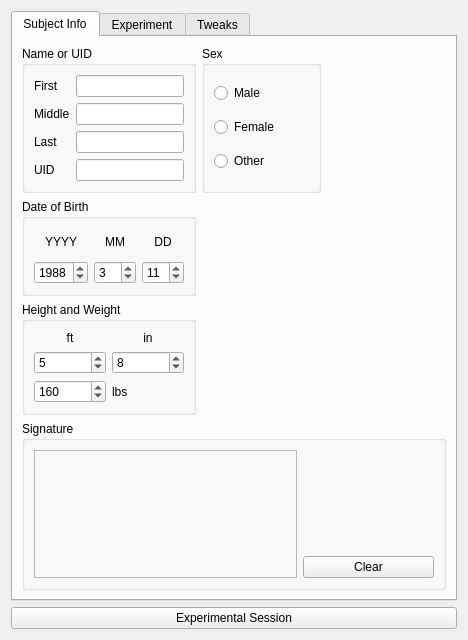
<?xml version="1.0" encoding="UTF-8"?>
<ui version="4.0">
 <class>W_UserTesting</class>
 <widget class="QWidget" name="W_UserTesting">
  <property name="geometry">
   <rect>
    <x>0</x>
    <y>0</y>
    <width>392</width>
    <height>640</height>
   </rect>
  </property>
  <property name="windowTitle">
   <string>Form</string>
  </property>
  <layout class="QGridLayout" name="gridLayout_6">
   <item row="0" column="0">
    <widget class="QTabWidget" name="tabWidget">
     <property name="currentIndex">
      <number>0</number>
     </property>
     <widget class="QWidget" name="subject">
      <attribute name="title">
       <string>Subject Info</string>
      </attribute>
      <layout class="QGridLayout" name="gridLayout_4">
       <item row="0" column="0">
        <widget class="QGroupBox" name="groupBox">
         <property name="title">
          <string>Name or UID</string>
         </property>
         <layout class="QGridLayout" name="gridLayout_2">
          <item row="0" column="0">
           <widget class="QLabel" name="label">
            <property name="text">
             <string>First</string>
            </property>
           </widget>
          </item>
          <item row="0" column="1">
           <widget class="QLineEdit" name="lineEditNameFirst"/>
          </item>
          <item row="1" column="1">
           <widget class="QLineEdit" name="lineEditNameM"/>
          </item>
          <item row="1" column="0">
           <widget class="QLabel" name="label_3">
            <property name="text">
             <string>Middle</string>
            </property>
           </widget>
          </item>
          <item row="2" column="0">
           <widget class="QLabel" name="label_2">
            <property name="text">
             <string>Last</string>
            </property>
           </widget>
          </item>
          <item row="2" column="1">
           <widget class="QLineEdit" name="lineEditNameLast"/>
          </item>
          <item row="3" column="0">
           <widget class="QLabel" name="label_4">
            <property name="text">
             <string>UID</string>
            </property>
           </widget>
          </item>
          <item row="3" column="1">
           <widget class="QLineEdit" name="lineEditNameUID"/>
          </item>
         </layout>
        </widget>
       </item>
       <item row="0" column="1">
        <widget class="QGroupBox" name="groupBoxSex">
         <property name="font">
          <font>
           <underline>false</underline>
          </font>
         </property>
         <property name="title">
          <string>Sex</string>
         </property>
         <layout class="QVBoxLayout" name="verticalLayout">
          <item>
           <widget class="QRadioButton" name="radioButtonSexM">
            <property name="text">
             <string>Male</string>
            </property>
           </widget>
          </item>
          <item>
           <widget class="QRadioButton" name="radioButtonSexF">
            <property name="text">
             <string>Female</string>
            </property>
           </widget>
          </item>
          <item>
           <widget class="QRadioButton" name="radioButtonSexO">
            <property name="text">
             <string>Other</string>
            </property>
           </widget>
          </item>
         </layout>
        </widget>
       </item>
       <item row="0" column="2">
        <spacer name="horizontalSpacer_3">
         <property name="orientation">
          <enum>Qt::Horizontal</enum>
         </property>
         <property name="sizeHint" stdset="0">
          <size>
           <width>40</width>
           <height>20</height>
          </size>
         </property>
        </spacer>
       </item>
       <item row="1" column="0">
        <widget class="QGroupBox" name="groupBox_2">
         <property name="title">
          <string>Date of Birth</string>
         </property>
         <layout class="QGridLayout" name="gridLayout">
          <item row="0" column="0">
           <widget class="QLabel" name="label_5">
            <property name="text">
             <string>YYYY</string>
            </property>
            <property name="alignment">
             <set>Qt::AlignCenter</set>
            </property>
           </widget>
          </item>
          <item row="0" column="2">
           <widget class="QLabel" name="label_7">
            <property name="text">
             <string>DD</string>
            </property>
            <property name="alignment">
             <set>Qt::AlignCenter</set>
            </property>
           </widget>
          </item>
          <item row="0" column="1">
           <widget class="QLabel" name="label_6">
            <property name="text">
             <string>MM</string>
            </property>
            <property name="alignment">
             <set>Qt::AlignCenter</set>
            </property>
           </widget>
          </item>
          <item row="1" column="0">
           <widget class="QSpinBox" name="spinBoxDOB_YYYY">
            <property name="minimum">
             <number>1900</number>
            </property>
            <property name="maximum">
             <number>2017</number>
            </property>
            <property name="value">
             <number>1988</number>
            </property>
           </widget>
          </item>
          <item row="1" column="1">
           <widget class="QSpinBox" name="spinBoxDOB_MM">
            <property name="minimum">
             <number>1</number>
            </property>
            <property name="maximum">
             <number>12</number>
            </property>
            <property name="value">
             <number>3</number>
            </property>
           </widget>
          </item>
          <item row="1" column="2">
           <widget class="QSpinBox" name="spinBoxDOB_DD">
            <property name="minimum">
             <number>1</number>
            </property>
            <property name="maximum">
             <number>31</number>
            </property>
            <property name="value">
             <number>11</number>
            </property>
           </widget>
          </item>
         </layout>
        </widget>
       </item>
       <item row="1" column="1">
        <spacer name="horizontalSpacer_2">
         <property name="orientation">
          <enum>Qt::Horizontal</enum>
         </property>
         <property name="sizeHint" stdset="0">
          <size>
           <width>40</width>
           <height>20</height>
          </size>
         </property>
        </spacer>
       </item>
       <item row="2" column="0">
        <widget class="QGroupBox" name="groupBox_3">
         <property name="title">
          <string>Height and Weight</string>
         </property>
         <layout class="QGridLayout" name="gridLayout_3">
          <item row="0" column="0">
           <widget class="QLabel" name="label_8">
            <property name="text">
             <string>ft</string>
            </property>
            <property name="alignment">
             <set>Qt::AlignCenter</set>
            </property>
           </widget>
          </item>
          <item row="1" column="0">
           <widget class="QSpinBox" name="spinBoxHeight_ft">
            <property name="minimum">
             <number>3</number>
            </property>
            <property name="maximum">
             <number>7</number>
            </property>
            <property name="value">
             <number>5</number>
            </property>
           </widget>
          </item>
          <item row="1" column="1">
           <widget class="QSpinBox" name="spinBoxHeightIn">
            <property name="minimum">
             <number>1</number>
            </property>
            <property name="maximum">
             <number>11</number>
            </property>
            <property name="value">
             <number>8</number>
            </property>
           </widget>
          </item>
          <item row="0" column="1">
           <widget class="QLabel" name="label_10">
            <property name="text">
             <string>in</string>
            </property>
            <property name="alignment">
             <set>Qt::AlignCenter</set>
            </property>
           </widget>
          </item>
          <item row="2" column="0">
           <widget class="QSpinBox" name="spinBoxWeight">
            <property name="minimum">
             <number>50</number>
            </property>
            <property name="maximum">
             <number>500</number>
            </property>
            <property name="value">
             <number>160</number>
            </property>
           </widget>
          </item>
          <item row="2" column="1">
           <widget class="QLabel" name="label_9">
            <property name="text">
             <string>lbs</string>
            </property>
            <property name="alignment">
             <set>Qt::AlignLeading|Qt::AlignLeft|Qt::AlignVCenter</set>
            </property>
           </widget>
          </item>
         </layout>
        </widget>
       </item>
       <item row="2" column="1">
        <spacer name="horizontalSpacer_4">
         <property name="orientation">
          <enum>Qt::Horizontal</enum>
         </property>
         <property name="sizeHint" stdset="0">
          <size>
           <width>78</width>
           <height>20</height>
          </size>
         </property>
        </spacer>
       </item>
       <item row="3" column="0" colspan="3">
        <widget class="QGroupBox" name="groupBox_4">
         <property name="title">
          <string>Signature</string>
         </property>
         <layout class="QGridLayout" name="gridLayout_5">
          <item row="0" column="0" rowspan="2" colspan="2">
           <widget class="QFrame" name="frame">
            <property name="frameShape">
             <enum>QFrame::StyledPanel</enum>
            </property>
            <property name="frameShadow">
             <enum>QFrame::Raised</enum>
            </property>
            <property name="lineWidth">
             <number>10</number>
            </property>
            <property name="midLineWidth">
             <number>2</number>
            </property>
            <layout class="QGridLayout" name="gridLayout_7"/>
           </widget>
          </item>
          <item row="1" column="2">
           <widget class="QPushButton" name="pushButtonSigClear">
            <property name="text">
             <string>Clear</string>
            </property>
           </widget>
          </item>
          <item row="0" column="2">
           <spacer name="verticalSpacer">
            <property name="orientation">
             <enum>Qt::Vertical</enum>
            </property>
            <property name="sizeType">
             <enum>QSizePolicy::Fixed</enum>
            </property>
            <property name="sizeHint" stdset="0">
             <size>
              <width>5</width>
              <height>100</height>
             </size>
            </property>
           </spacer>
          </item>
         </layout>
        </widget>
       </item>
      </layout>
     </widget>
     <widget class="QWidget" name="exp">
      <attribute name="title">
       <string>Experiment</string>
      </attribute>
      <layout class="QGridLayout" name="gridLayout_9">
       <item row="1" column="3">
        <widget class="QGroupBox" name="groupBox_5">
         <property name="title">
          <string>Start/Stop</string>
         </property>
         <layout class="QVBoxLayout" name="verticalLayout_2">
          <item>
           <widget class="QPushButton" name="pushButtonExpStart">
            <property name="text">
             <string>Start</string>
            </property>
           </widget>
          </item>
          <item>
           <widget class="QPushButton" name="pushButtonExpStop">
            <property name="text">
             <string>Stop</string>
            </property>
           </widget>
          </item>
         </layout>
        </widget>
       </item>
       <item row="1" column="2" rowspan="2">
        <widget class="QGroupBox" name="groupBox_7">
         <property name="title">
          <string>Parameters</string>
         </property>
         <layout class="QGridLayout" name="gridLayout_8">
          <item row="1" column="0">
           <widget class="QSlider" name="horizontalSliderSpeed">
            <property name="maximum">
             <number>150</number>
            </property>
            <property name="singleStep">
             <number>1</number>
            </property>
            <property name="value">
             <number>30</number>
            </property>
            <property name="orientation">
             <enum>Qt::Horizontal</enum>
            </property>
            <property name="tickPosition">
             <enum>QSlider::TicksBelow</enum>
            </property>
            <property name="tickInterval">
             <number>20</number>
            </property>
           </widget>
          </item>
          <item row="0" column="0" colspan="2">
           <widget class="QLabel" name="label_11">
            <property name="text">
             <string>Speed (mph)</string>
            </property>
           </widget>
          </item>
          <item row="2" column="0">
           <widget class="QLabel" name="label_12">
            <property name="text">
             <string>Incline (%)</string>
            </property>
           </widget>
          </item>
          <item row="3" column="0">
           <widget class="QSlider" name="horizontalSliderIncline">
            <property name="minimum">
             <number>-60</number>
            </property>
            <property name="maximum">
             <number>400</number>
            </property>
            <property name="singleStep">
             <number>1</number>
            </property>
            <property name="pageStep">
             <number>1</number>
            </property>
            <property name="orientation">
             <enum>Qt::Horizontal</enum>
            </property>
            <property name="tickPosition">
             <enum>QSlider::TicksBelow</enum>
            </property>
            <property name="tickInterval">
             <number>50</number>
            </property>
           </widget>
          </item>
          <item row="1" column="1">
           <widget class="QDoubleSpinBox" name="doubleSpinBoxSpeed">
            <property name="decimals">
             <number>1</number>
            </property>
            <property name="maximum">
             <double>15.000000000000000</double>
            </property>
            <property name="singleStep">
             <double>0.100000000000000</double>
            </property>
           </widget>
          </item>
          <item row="3" column="1">
           <widget class="QDoubleSpinBox" name="doubleSpinBoxIncline">
            <property name="decimals">
             <number>1</number>
            </property>
            <property name="minimum">
             <double>-6.000000000000000</double>
            </property>
            <property name="maximum">
             <double>40.000000000000000</double>
            </property>
            <property name="singleStep">
             <double>0.500000000000000</double>
            </property>
           </widget>
          </item>
         </layout>
        </widget>
       </item>
       <item row="1" column="0">
        <widget class="QGroupBox" name="groupBox_6">
         <property name="title">
          <string>Activity</string>
         </property>
         <layout class="QVBoxLayout" name="verticalLayout_3">
          <item>
           <widget class="QRadioButton" name="radioButtonActWalk">
            <property name="text">
             <string>Walk</string>
            </property>
           </widget>
          </item>
          <item>
           <widget class="QRadioButton" name="radioButtonActRun">
            <property name="text">
             <string>Run</string>
            </property>
           </widget>
          </item>
          <item>
           <widget class="QRadioButton" name="radioButtonActOther">
            <property name="text">
             <string>Other</string>
            </property>
           </widget>
          </item>
         </layout>
        </widget>
       </item>
       <item row="2" column="0">
        <widget class="QGroupBox" name="groupBox_8">
         <property name="title">
          <string>Data</string>
         </property>
         <layout class="QVBoxLayout" name="verticalLayout_4">
          <item>
           <widget class="QRadioButton" name="radioButtonDataF">
            <property name="text">
             <string>Fast</string>
            </property>
           </widget>
          </item>
          <item>
           <widget class="QRadioButton" name="radioButtonDataA">
            <property name="text">
             <string>All</string>
            </property>
           </widget>
          </item>
         </layout>
        </widget>
       </item>
       <item row="1" column="1">
        <widget class="QGroupBox" name="groupBox_9">
         <property name="title">
          <string>DUT</string>
         </property>
         <layout class="QVBoxLayout" name="verticalLayout_5">
          <item>
           <widget class="QRadioButton" name="radioButtonDUT_L">
            <property name="text">
             <string>Left</string>
            </property>
           </widget>
          </item>
          <item>
           <widget class="QRadioButton" name="radioButtonDUT_R">
            <property name="text">
             <string>Right</string>
            </property>
           </widget>
          </item>
          <item>
           <widget class="QRadioButton" name="radioButtonDUT_D">
            <property name="text">
             <string>Dual</string>
            </property>
           </widget>
          </item>
         </layout>
        </widget>
       </item>
       <item row="2" column="3">
        <widget class="QLCDNumber" name="lcdNumberSeconds"/>
       </item>
       <item row="3" column="0">
        <widget class="QLabel" name="label_15">
         <property name="text">
          <string>Flags:</string>
         </property>
        </widget>
       </item>
       <item row="4" column="0" colspan="4">
        <layout class="QGridLayout" name="gridLayout_10">
         <item row="0" column="0">
          <widget class="QPushButton" name="pushButtonFlagA">
           <property name="text">
            <string>A (1)</string>
           </property>
          </widget>
         </item>
         <item row="1" column="1">
          <widget class="QPushButton" name="pushButtonFlagC">
           <property name="text">
            <string>C (4)</string>
           </property>
          </widget>
         </item>
         <item row="1" column="0">
          <widget class="QPushButton" name="pushButtonFlagB">
           <property name="text">
            <string>B (2)</string>
           </property>
          </widget>
         </item>
         <item row="1" column="2">
          <widget class="QPushButton" name="pushButtonFlagD">
           <property name="text">
            <string> D (8)</string>
           </property>
          </widget>
         </item>
         <item row="0" column="1" colspan="2">
          <widget class="QLineEdit" name="lineEditFlagA"/>
         </item>
        </layout>
       </item>
       <item row="5" column="0">
        <widget class="QLabel" name="label_13">
         <property name="text">
          <string>Notes:</string>
         </property>
        </widget>
       </item>
       <item row="1" column="4">
        <spacer name="horizontalSpacer">
         <property name="orientation">
          <enum>Qt::Horizontal</enum>
         </property>
         <property name="sizeHint" stdset="0">
          <size>
           <width>5</width>
           <height>5</height>
          </size>
         </property>
        </spacer>
       </item>
       <item row="0" column="0" colspan="5">
        <layout class="QHBoxLayout" name="horizontalLayout">
         <item>
          <widget class="QLabel" name="label_14">
           <property name="text">
            <string>&lt;html&gt;&lt;head/&gt;&lt;body&gt;&lt;p&gt;&lt;span style=&quot; font-weight:600;&quot;&gt;User:&lt;/span&gt;&lt;/p&gt;&lt;/body&gt;&lt;/html&gt;</string>
           </property>
          </widget>
         </item>
         <item>
          <widget class="QLabel" name="label_ExpUID">
           <property name="text">
            <string>TextLabel</string>
           </property>
          </widget>
         </item>
         <item>
          <spacer name="horizontalSpacer_5">
           <property name="orientation">
            <enum>Qt::Horizontal</enum>
           </property>
           <property name="sizeHint" stdset="0">
            <size>
             <width>40</width>
             <height>20</height>
            </size>
           </property>
          </spacer>
         </item>
        </layout>
       </item>
       <item row="6" column="0" colspan="5">
        <widget class="QPlainTextEdit" name="plainTextEdit"/>
       </item>
       <item row="7" column="0">
        <widget class="QPushButton" name="pushButtonClearNotes">
         <property name="text">
          <string>Clear notes</string>
         </property>
        </widget>
       </item>
       <item row="8" column="0">
        <spacer name="verticalSpacer_2">
         <property name="orientation">
          <enum>Qt::Vertical</enum>
         </property>
         <property name="sizeHint" stdset="0">
          <size>
           <width>5</width>
           <height>5</height>
          </size>
         </property>
        </spacer>
       </item>
      </layout>
     </widget>
     <widget class="QWidget" name="tweak">
      <attribute name="title">
       <string>Tweaks</string>
      </attribute>
      <layout class="QVBoxLayout" name="verticalLayout_6">
       <item>
        <layout class="QGridLayout" name="gridLayout_13">
         <item row="0" column="0">
          <widget class="QLabel" name="label_26">
           <property name="text">
            <string>Controller:</string>
           </property>
          </widget>
         </item>
         <item row="0" column="1">
          <widget class="QComboBox" name="comboBoxTweaksController">
           <property name="minimumSize">
            <size>
             <width>125</width>
             <height>0</height>
            </size>
           </property>
          </widget>
         </item>
         <item row="1" column="1">
          <widget class="QComboBox" name="comboBoxTweaksControllerOptions">
           <property name="minimumSize">
            <size>
             <width>125</width>
             <height>0</height>
            </size>
           </property>
          </widget>
         </item>
         <item row="1" column="0">
          <widget class="QLabel" name="label_27">
           <property name="text">
            <string>Option:</string>
           </property>
          </widget>
         </item>
         <item row="0" column="2">
          <spacer name="horizontalSpacer_6">
           <property name="orientation">
            <enum>Qt::Horizontal</enum>
           </property>
           <property name="sizeHint" stdset="0">
            <size>
             <width>23</width>
             <height>17</height>
            </size>
           </property>
          </spacer>
         </item>
        </layout>
       </item>
       <item>
        <widget class="Line" name="line_3">
         <property name="orientation">
          <enum>Qt::Horizontal</enum>
         </property>
        </widget>
       </item>
       <item>
        <layout class="QHBoxLayout" name="horizontalLayout_2">
         <item>
          <layout class="QGridLayout" name="gridLayout_11">
           <item row="0" column="0" colspan="3">
            <widget class="QLabel" name="label_16">
             <property name="text">
              <string>&lt;html&gt;&lt;head/&gt;&lt;body&gt;&lt;p&gt;&lt;span style=&quot; font-weight:600;&quot;&gt;Amplitude&lt;/span&gt;&lt;/p&gt;&lt;/body&gt;&lt;/html&gt;</string>
             </property>
             <property name="alignment">
              <set>Qt::AlignCenter</set>
             </property>
            </widget>
           </item>
           <item row="3" column="0">
            <widget class="QLabel" name="label_18">
             <property name="text">
              <string>&lt;html&gt;&lt;head/&gt;&lt;body&gt;&lt;p&gt;&lt;span style=&quot; color:#777777;&quot;&gt;0%&lt;/span&gt;&lt;/p&gt;&lt;/body&gt;&lt;/html&gt;</string>
             </property>
             <property name="alignment">
              <set>Qt::AlignRight|Qt::AlignTrailing|Qt::AlignVCenter</set>
             </property>
            </widget>
           </item>
           <item row="3" column="2">
            <widget class="QLabel" name="label_19">
             <property name="text">
              <string>&lt;html&gt;&lt;head/&gt;&lt;body&gt;&lt;p&gt;&lt;span style=&quot; color:#777777;&quot;&gt;100%&lt;/span&gt;&lt;/p&gt;&lt;/body&gt;&lt;/html&gt;</string>
             </property>
            </widget>
           </item>
           <item row="1" column="1">
            <widget class="QLabel" name="label_22">
             <property name="text">
              <string>&lt;html&gt;&lt;head/&gt;&lt;body&gt;&lt;p&gt;&lt;span style=&quot; color:#777777;&quot;&gt;50%&lt;/span&gt;&lt;/p&gt;&lt;/body&gt;&lt;/html&gt;</string>
             </property>
             <property name="alignment">
              <set>Qt::AlignCenter</set>
             </property>
            </widget>
           </item>
           <item row="1" column="0">
            <widget class="QLabel" name="label_21">
             <property name="text">
              <string/>
             </property>
            </widget>
           </item>
           <item row="2" column="0" colspan="3">
            <widget class="QDial" name="dialAmplitude">
             <property name="maximum">
              <number>100</number>
             </property>
             <property name="invertedAppearance">
              <bool>false</bool>
             </property>
             <property name="wrapping">
              <bool>false</bool>
             </property>
             <property name="notchTarget">
              <double>10.000000000000000</double>
             </property>
             <property name="notchesVisible">
              <bool>true</bool>
             </property>
            </widget>
           </item>
           <item row="4" column="1">
            <widget class="QSpinBox" name="spinBoxTweaksAmp">
             <property name="maximum">
              <number>100</number>
             </property>
            </widget>
           </item>
          </layout>
         </item>
         <item>
          <layout class="QGridLayout" name="gridLayout_12">
           <item row="0" column="0" colspan="3">
            <widget class="QLabel" name="label_17">
             <property name="text">
              <string>&lt;html&gt;&lt;head/&gt;&lt;body&gt;&lt;p&gt;&lt;span style=&quot; font-weight:600;&quot;&gt;Timing&lt;/span&gt;&lt;/p&gt;&lt;/body&gt;&lt;/html&gt;</string>
             </property>
             <property name="alignment">
              <set>Qt::AlignCenter</set>
             </property>
            </widget>
           </item>
           <item row="3" column="0">
            <widget class="QLabel" name="label_20">
             <property name="text">
              <string>&lt;html&gt;&lt;head/&gt;&lt;body&gt;&lt;p&gt;&lt;span style=&quot; color:#777777;&quot;&gt;-100%&lt;/span&gt;&lt;/p&gt;&lt;/body&gt;&lt;/html&gt;</string>
             </property>
             <property name="alignment">
              <set>Qt::AlignRight|Qt::AlignTrailing|Qt::AlignVCenter</set>
             </property>
            </widget>
           </item>
           <item row="3" column="2">
            <widget class="QLabel" name="label_23">
             <property name="text">
              <string>&lt;html&gt;&lt;head/&gt;&lt;body&gt;&lt;p&gt;&lt;span style=&quot; color:#777777;&quot;&gt;+100%&lt;/span&gt;&lt;/p&gt;&lt;/body&gt;&lt;/html&gt;</string>
             </property>
            </widget>
           </item>
           <item row="1" column="1">
            <widget class="QLabel" name="label_24">
             <property name="text">
              <string>&lt;html&gt;&lt;head/&gt;&lt;body&gt;&lt;p&gt;&lt;span style=&quot; color:#777777;&quot;&gt;0%&lt;/span&gt;&lt;/p&gt;&lt;/body&gt;&lt;/html&gt;</string>
             </property>
             <property name="alignment">
              <set>Qt::AlignCenter</set>
             </property>
            </widget>
           </item>
           <item row="1" column="0">
            <widget class="QLabel" name="label_25">
             <property name="text">
              <string/>
             </property>
            </widget>
           </item>
           <item row="2" column="0" colspan="3">
            <widget class="QDial" name="dialTiming">
             <property name="minimum">
              <number>-100</number>
             </property>
             <property name="maximum">
              <number>100</number>
             </property>
             <property name="invertedAppearance">
              <bool>false</bool>
             </property>
             <property name="wrapping">
              <bool>false</bool>
             </property>
             <property name="notchTarget">
              <double>20.000000000000000</double>
             </property>
             <property name="notchesVisible">
              <bool>true</bool>
             </property>
            </widget>
           </item>
           <item row="4" column="1">
            <widget class="QSpinBox" name="spinBoxTweaksTim">
             <property name="minimum">
              <number>-100</number>
             </property>
             <property name="maximum">
              <number>100</number>
             </property>
            </widget>
           </item>
          </layout>
         </item>
        </layout>
       </item>
       <item>
        <layout class="QGridLayout" name="gridLayout_14">
         <item row="0" column="0">
          <widget class="QCheckBox" name="checkBoxTweaksAutomatic">
           <property name="text">
            <string>Automatic</string>
           </property>
          </widget>
         </item>
         <item row="1" column="2">
          <widget class="QPushButton" name="pushButtonTweaksWrite">
           <property name="text">
            <string>Write to Device</string>
           </property>
          </widget>
         </item>
         <item row="1" column="0">
          <widget class="QPushButton" name="pushButtonTweaksRead">
           <property name="text">
            <string>Read from Device</string>
           </property>
          </widget>
         </item>
         <item row="1" column="1">
          <spacer name="horizontalSpacer_7">
           <property name="orientation">
            <enum>Qt::Horizontal</enum>
           </property>
           <property name="sizeType">
            <enum>QSizePolicy::Fixed</enum>
           </property>
           <property name="sizeHint" stdset="0">
            <size>
             <width>25</width>
             <height>20</height>
            </size>
           </property>
          </spacer>
         </item>
         <item row="2" column="1">
          <spacer name="verticalSpacer_4">
           <property name="orientation">
            <enum>Qt::Vertical</enum>
           </property>
           <property name="sizeType">
            <enum>QSizePolicy::Fixed</enum>
           </property>
           <property name="sizeHint" stdset="0">
            <size>
             <width>20</width>
             <height>5</height>
            </size>
           </property>
          </spacer>
         </item>
        </layout>
       </item>
       <item>
        <widget class="Line" name="line_4">
         <property name="orientation">
          <enum>Qt::Horizontal</enum>
         </property>
        </widget>
       </item>
       <item>
        <layout class="QGridLayout" name="gridLayout_15">
         <item row="1" column="0">
          <widget class="QPushButton" name="pushButtonPowerOff">
           <property name="text">
            <string>Power Off</string>
           </property>
          </widget>
         </item>
         <item row="0" column="0">
          <spacer name="verticalSpacer_5">
           <property name="orientation">
            <enum>Qt::Vertical</enum>
           </property>
           <property name="sizeType">
            <enum>QSizePolicy::Fixed</enum>
           </property>
           <property name="sizeHint" stdset="0">
            <size>
             <width>20</width>
             <height>5</height>
            </size>
           </property>
          </spacer>
         </item>
         <item row="1" column="2">
          <widget class="QPushButton" name="pushButtonPowerOn">
           <property name="text">
            <string>Power On</string>
           </property>
          </widget>
         </item>
         <item row="1" column="1">
          <spacer name="horizontalSpacer_8">
           <property name="orientation">
            <enum>Qt::Horizontal</enum>
           </property>
           <property name="sizeType">
            <enum>QSizePolicy::Fixed</enum>
           </property>
           <property name="sizeHint" stdset="0">
            <size>
             <width>25</width>
             <height>20</height>
            </size>
           </property>
          </spacer>
         </item>
        </layout>
       </item>
       <item>
        <spacer name="verticalSpacer_3">
         <property name="orientation">
          <enum>Qt::Vertical</enum>
         </property>
         <property name="sizeHint" stdset="0">
          <size>
           <width>20</width>
           <height>174</height>
          </size>
         </property>
        </spacer>
       </item>
      </layout>
     </widget>
    </widget>
   </item>
   <item row="1" column="0">
    <widget class="QPushButton" name="pushButtonExpSession">
     <property name="text">
      <string>Experimental Session</string>
     </property>
    </widget>
   </item>
  </layout>
 </widget>
 <resources/>
 <connections/>
</ui>
